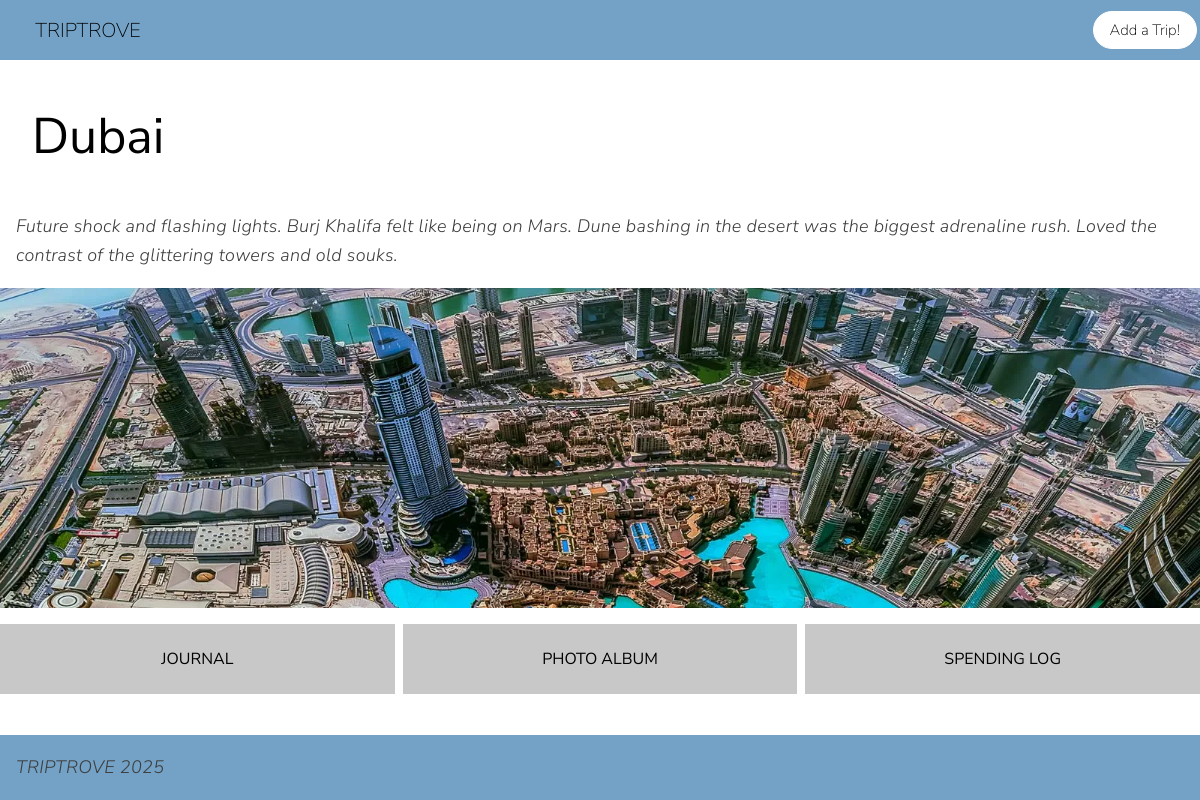
The app's page /trip/9 with its own data.
### tables this page shows
CREATE TABLE Trips (
            trip_id INTEGER PRIMARY KEY AUTOINCREMENT,
            trip_location TEXT NOT NULL,
            trip_start TEXT NOT NULL,
            trip_end TEXT NOT NULL,
            trip_image TEXT,
            trip_description TEXT,
            rating INTEGER DEFAULT 0 CHECK(rating >= 0 AND rating <= 5)
        );

### app.py (the view)
@app.route('/trip/<int:trip_id>')
def trip(trip_id):
    conn = sqlite3.connect('part_a.db')
    conn.row_factory = sqlite3.Row
    cursor = conn.cursor()
    cursor.execute('SELECT * FROM Trips WHERE trip_id = ?', (trip_id,))
    trip = cursor.fetchone()
    conn.close()
    if trip is None:
        return "Trip not found", 404
    return render_template('trip.html', trip=trip)

### templates/trip.html
{% extends "base.html" %}
{% block head %}
<header>
    <h1>
        <a href="/">TRIPTROVE</a>
    </h1>
    <nav>
        <a href="/create">Add a Trip!</a>
    </nav>
</header>
{% endblock %}
{% block body %}
<div>
    <h2>{{trip.trip_location}}</h2>
    <div>
        <p>{{trip.trip_description}}</p>
        <div class="pan">
        {% if trip.trip_image %}
            <img src="{{ url_for('static', filename=trip.trip_image) }}" alt="{{ trip.trip_location }}">
        {% else %}
            <img src="{{ url_for('static', filename='nyc.jpeg') }}" alt="{{ trip.trip_location }}">
        {% endif %}
        </div>
        <div class="trip-buttons">
            <a href="/journal/{{trip.trip_id}}" class="trip-btn">JOURNAL</a>
            <a href="/album/{{trip.trip_id}}" class="trip-btn">PHOTO ALBUM</a>
            <a href="/spending/{{trip.trip_id}}" class="trip-btn">SPENDING LOG</a>
        </div>
    </div>
</div>
{% endblock %}
{% block footer %}
<p>TRIPTROVE 2025</p>
{% endblock %}

### templates/base.html (shortened to what this page needs)
<!DOCTYPE html>
<html lang="en">
<head>
   <link rel="stylesheet" href="{{ url_for('static', filename='style.css') }}">
   {% block head %}
   {% endblock %}
</head>
<body>
   {% block body %}
   {% endblock %}
</body>
<footer>
{% block footer %}
{% endblock %}
</footer>
</html>

### static/style.css (style rules this page uses)
h1, h1 a { font-family: 'Nunito Sans', sans-serif; font-size: 20px; font-weight: lighter; color: rgb(1,1,1); padding: 0; padding-left: 1rem; border: none; background-color: transparent; border-radius: 0; text-decoration: none; }
h2 { font-family: 'Nunito Sans', sans-serif; font-size: 50px; font-weight: normal; color: rgb(0, 0, 0); padding-left: 2rem; }
p { font-family: 'Nunito Sans', sans-serif; font-size: 18px; font-weight: 300; font-style: italic; color: rgb(60, 60, 60); margin-left: 1rem; line-height: 1.6; letter-spacing: 0.3px; }
body { margin: 0; padding: 0; min-height: 100vh; display: flex; flex-direction: column; }
header { display: flex; justify-content: space-between; align-items: center; background-color: rgba(46, 116, 170, 0.667); padding: 0.2rem; }
nav { display: flex; gap: 1rem; position: relative; }
nav a { font-family: 'Nunito Sans', sans-serif; font-size: 15px; font-weight: lighter; color: rgb(1,1,1); text-decoration: none; padding: 0.5rem 0.5rem; padding-left: 1rem; padding-right: 1rem; border: 1px solid rgb(255, 255, 255); background-color: rgb(255, 255, 255); border-radius: 25px; display: inline-block; }
footer { display: flex; justify-content: space-between; background-color: rgba(46, 116, 170, 0.667); text-align: center; padding: 0.001rem; margin-top: auto; }
.pan { width: 100%; height: 40vh; }
.pan img { width: 100%; height: 100%; object-fit: cover; display: block; }
.trip-buttons { display: flex; gap: 0.5rem; margin-top: 1rem; }
.trip-btn { font-family: 'Nunito Sans', sans-serif; font-size: 16px; font-weight: normal; color: rgb(1, 1, 1); text-decoration: none; padding: 1.5rem 2rem; background-color: rgb(200, 200, 200); flex: 1; text-align: center; cursor: pointer; border-radius: 0; }

### records on screen
Trips: trip_location "Dubai", trip_description "Future shock and flashing lights. Burj Khalifa felt like being on Mars. Dune bashing in the desert was the biggest adrenaline rush. Loved the contrast of the glittering towers and old souks.", trip_image (picture)
